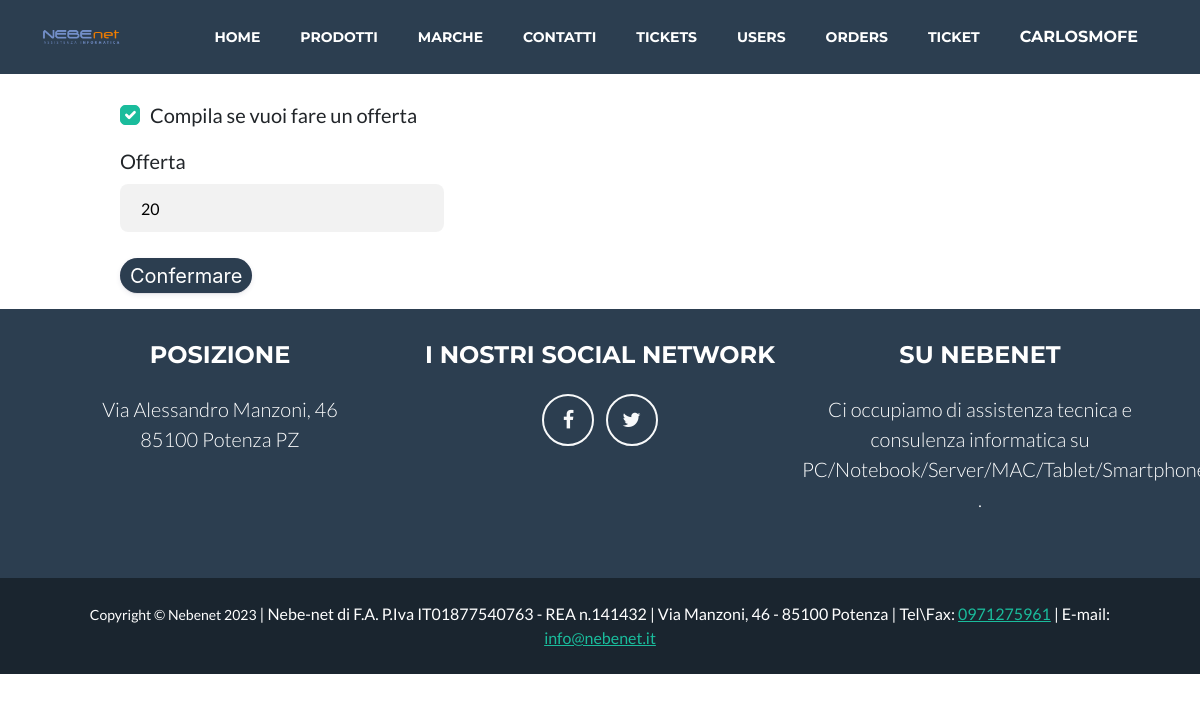
Before: /product/1/update/sale (signed in) with the older database file.
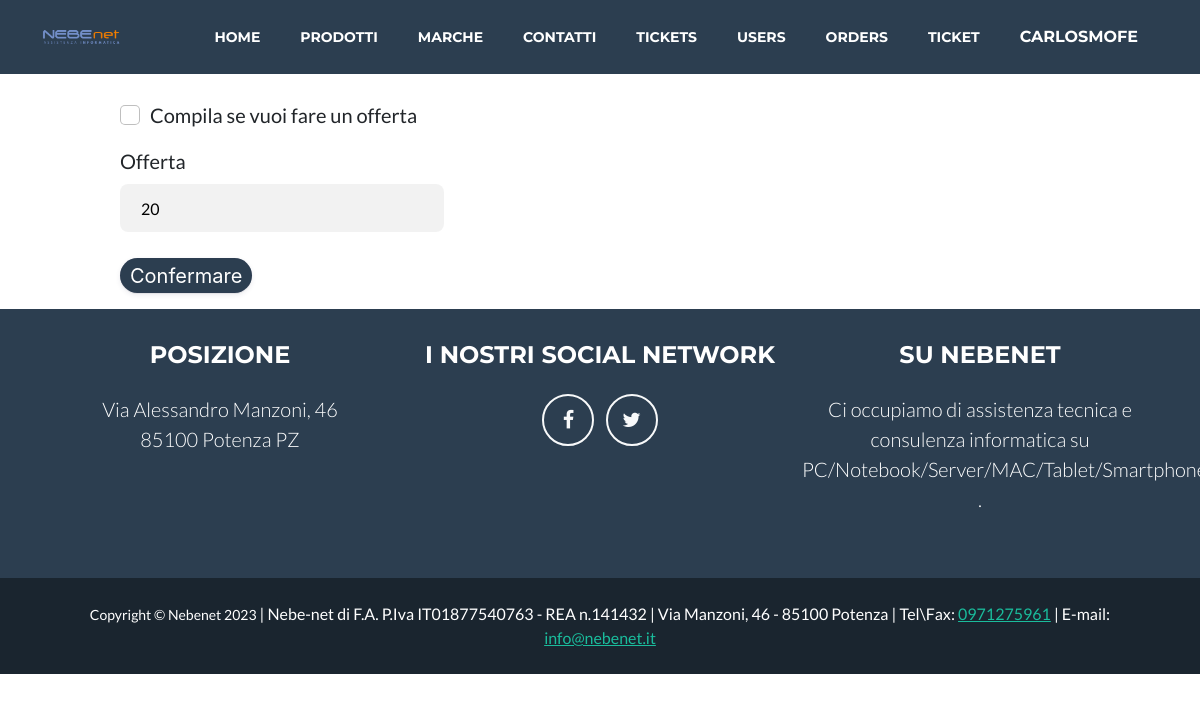
After: the same page with the newer database file.
### nebenet_app/models.py (models this page shows, shortened)
class Product(models.Model):
    pro_name = models.CharField('Nome',max_length=50, blank=False)
    pro_price_after = models.DecimalField('Prezzo novo',blank=True, null=True, max_digits=10, decimal_places=2)
    pro_price = models.DecimalField('Prezzo',max_digits=10, decimal_places=2)
    pro_description = models.TextField('Descrizione',max_length=3000, blank=False)
    pro_characteristics =  models.TextField('Caratteristiche',max_length=3000, blank=False)
    pro_sale = models.BooleanField('Compila se vuoi fare un offerta')
    pro_brand = models.ForeignKey(Brand,on_delete=models.CASCADE)
    pro_img = models.ImageField(upload_to ='img/')
    pro_salenumber = models.PositiveIntegerField('offerta',blank=True, default=10, validators=[MinValueValidator(1), MaxValueValidator(100)])
    category = models.ForeignKey(Category, on_delete=models.CASCADE, default=1)

### nebenet_app/views.py (the view, shortened to what this page needs)
# urls.py: path('product/<int:pk>/update/sale', Product_Update_Sale.as_view(), name='products_update_sale'),
class Product_Update_Sale(UserPassesTestMixin, LoginRequiredMixin, UpdateView):
    model = Product
    form_class = SaleForm
    success_url = reverse_lazy('products_admin_list')
    def test_func(self):
        return self.request.user.is_staff

### nebenet_app/forms.py
class SaleForm(forms.ModelForm):
	error_css_class = 'error-field'
	required_css_class = 'required-field'
	class Meta:
		model =  Product
		fields = ('pro_sale','pro_salenumber')

### nebenet_app/templates/nebenet_app/product_form.html (shortened to what this page needs)
{% extends 'base.html' %}
{% load static %}
{% load crispy_forms_tags %}
{% block content %}
<head>
  <link rel="stylesheet" href="/static/css/styleforms.css">
</head>
<div class="formulario">
  <form enctype="multipart/form-data" method="post">
    {{ form|crispy }}
    <button class="button-9">Confermare</button>
  </form>
</div>
{% endblock %}

Changed rows visible on the page:
changed Product: pro_sale "☑" → "☐"
